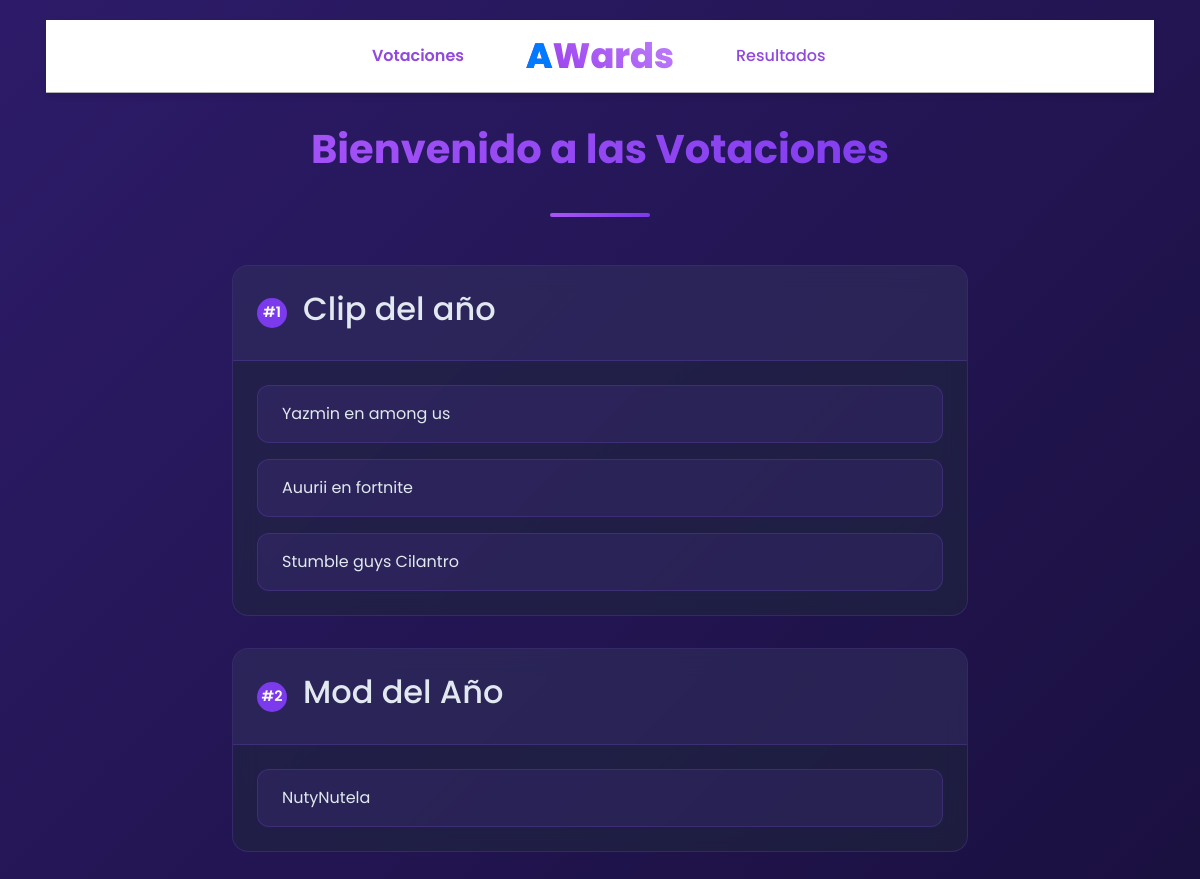
Before: / (signed in) with the older database file.
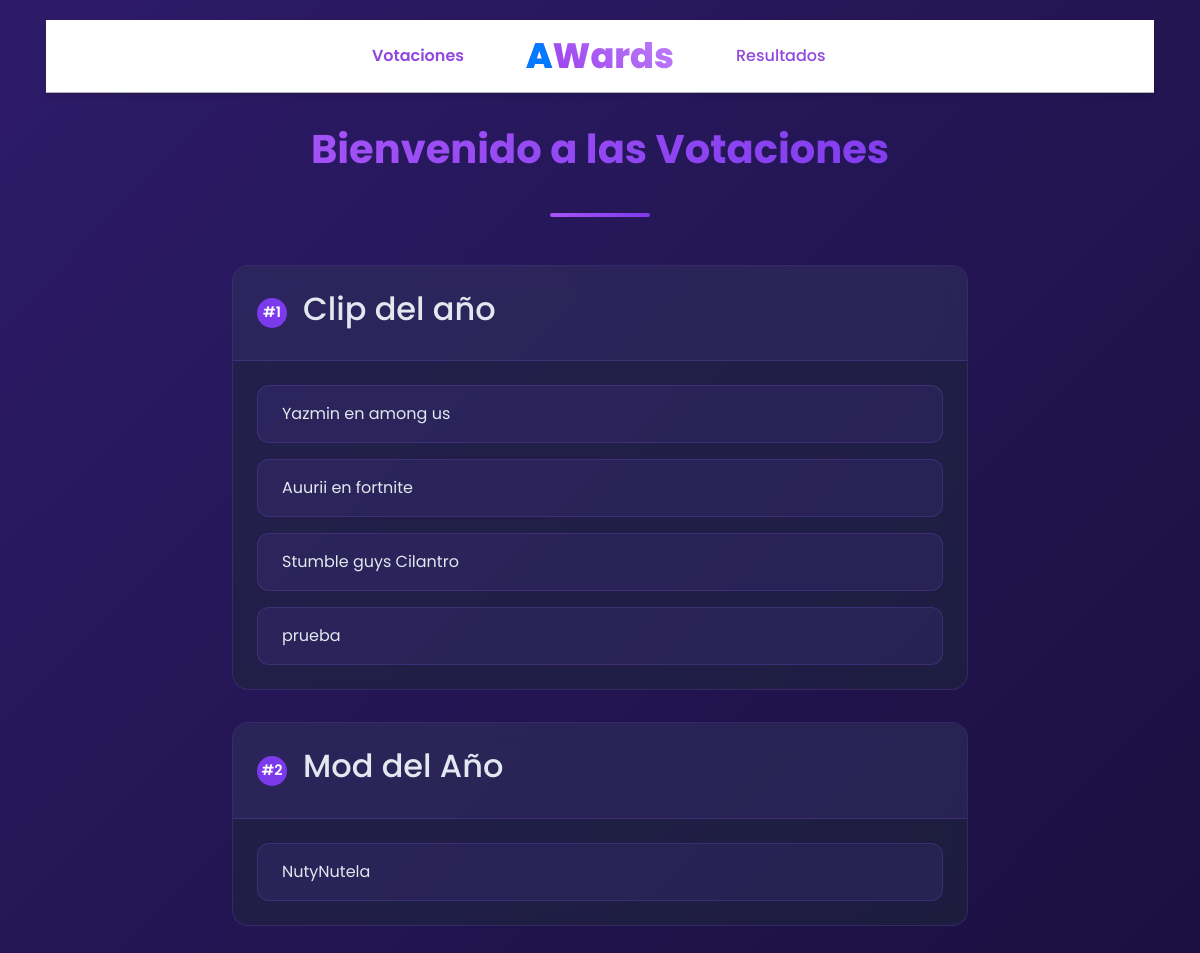
After: the same page with the newer database file.
### core/models.py (models this page shows, shortened)
class Pregunta(models.Model):
    encuesta = models.ForeignKey(Encuesta, on_delete=models.CASCADE, related_name='preguntas', null=True)
    pregunta = models.TextField(null=True)

class Opcion(models.Model):
    pregunta = models.ForeignKey(Pregunta, on_delete=models.CASCADE, related_name='opciones', null=True)
    opcion = models.CharField(max_length=200)
    medias = models.ManyToManyField(Media, related_name='opciones_media', blank=True)
    color = models.CharField(max_length=7, blank=True, default="#28a745", validators=[
        RegexValidator(r'^#[0-9A-Fa-f]{6}$', message="El color debe ser un código hexadecimal válido.")
    ])

### core/views.py (the view)
# urls.py: path('', views.inicio, name='inicio'), # Pagina de Inicio
def inicio(request):
  preguntas = Pregunta.objects.all()
  if 'twitch_name' in request.session:
      user = request.session['twitch_name']
      all_voted = True
      for pregunta in preguntas:
        if not Formulario.objects.filter(pregunta=pregunta, usuario=user).exists():
           all_voted = False
           break
      if all_voted:
          return render(request, 'core/inicio.html', {'completed': True})
      return render(request, 'core/inicio.html', {'preguntas': preguntas, 'twitch_name': True})
  if request.method == 'POST':
      request.session['twitch_name'] = request.POST['nombre_twitch']
      return redirect('inicio')
  return render(request, 'core/inicio.html')

### core/templates/core/inicio.html (shortened to what the changed rows need)
<!DOCTYPE html>
<html lang="es">
<head>
    {% load static %}
    <link rel="stylesheet" href="https://stackpath.bootstrapcdn.com/bootstrap/4.5.2/css/bootstrap.min.css">
    <link rel="stylesheet" href="https://cdnjs.cloudflare.com/ajax/libs/animate.css/4.1.1/animate.min.css"/>
        <link href="https://cdnjs.cloudflare.com/ajax/libs/font-awesome/5.10.0/css/all.min.css" rel="stylesheet">
        <link href="{% static 'core/lib/owlcarousel/assets/owl.carousel.min.css' %}" rel="stylesheet">
        <link href="{% static 'core/lib/lightbox/css/lightbox.min.css' %}" rel="stylesheet">
</head>
<body>
    <div class="voting-container">
        <div class="page-title">
            <h1 class="animate-title">Bienvenido a las Votaciones</h1>
        </div>
        {% if completed %}
            <div class="completion-card animate-scale-in">
                <div class="completion-icon">
                    <svg xmlns="http://www.w3.org/2000/svg" width="48" height="48" viewBox="0 0 24 24" fill="none" stroke="currentColor" stroke-width="2">
                        <path d="M22 11.08V12a10 10 0 1 1-5.93-9.14"></path>
                        <polyline points="22 4 12 14.01 9 11.01"></polyline>
                    </svg>
                </div>
                <div class="completion-text">
                    <h3>¡Votación Completada!</h3>
                    <p>Ya has votado en todas las categorías. ¡Gracias por participar!</p>
                    <div class="results-date">
                        <span class="calendar-icon">📅</span>
                        Los resultados se mostrarán el 27 de diciembre de 2024
                    </div>
                </div>
            </div>
        {% elif twitch_name %}
            {% if preguntas %}
                <div class="questions-grid">
                    {% for pregunta in preguntas %}
                        <div class="question-card animate-slide-up" style="--animation-delay: {{ forloop.counter0 }}00ms">
                            <div class="question-header">
                                <span class="question-number">#{{ forloop.counter }}</span>
                                <h2>{{ pregunta.pregunta }}</h2>
                            </div>
                            <div class="question-body">
                                <div class="options-list">
                                    {% for opcion in pregunta.opciones.all %}
                                        <a href="{% url 'votaciones' pregunta_id=pregunta.id opcion_id=opcion.id %}"
                                           class="option-button"
                                           style="--option-delay: {{ forloop.counter0 }}00ms">
                                            <span class="option-text">{{ opcion.opcion }}</span>
                                        </a>
                                    {% endfor %}
                                </div>
                            </div>
                        </div>
                    {% endfor %}
                </div>
            {% else %}
                <div class="empty-state animate-fade-in">
                    <div class="empty-icon">❓</div>
                    <p>No hay preguntas disponibles en este momento.</p>
                </div>
            {% endif %}
        {% endif %}
    </div>
</body>
</html>

Changed rows visible on the page:
added Opcion: opcion "prueba", shown under Pregunta "Clip del año"
